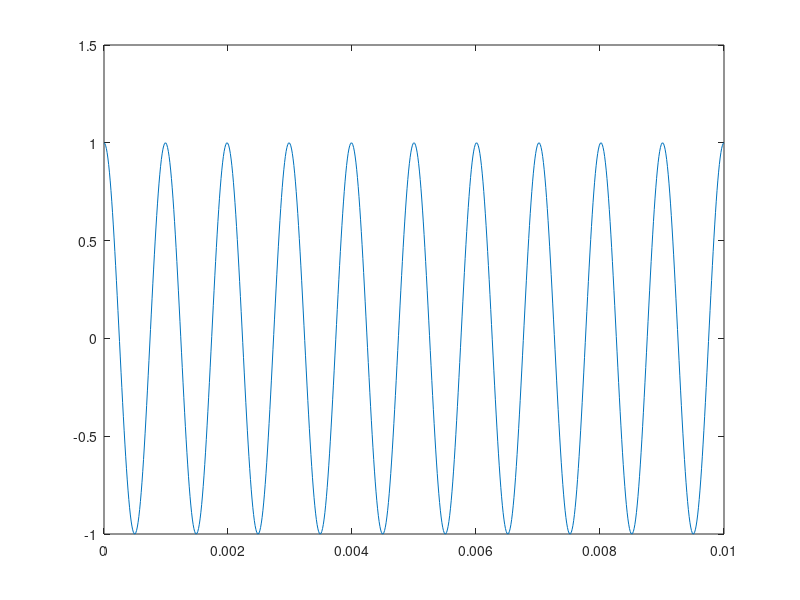
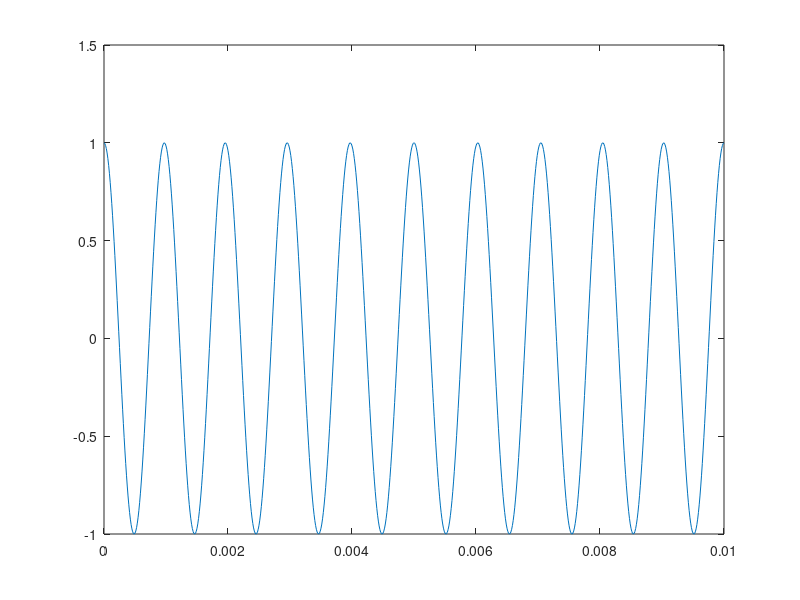
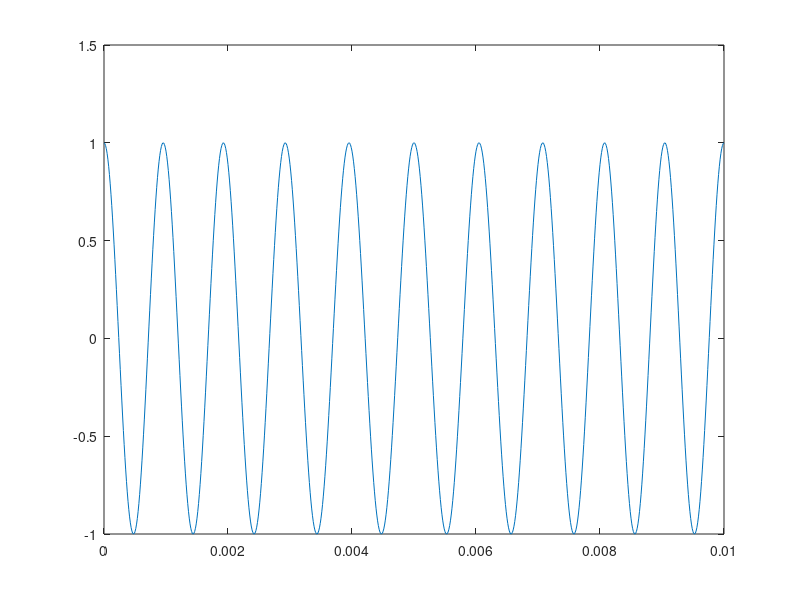
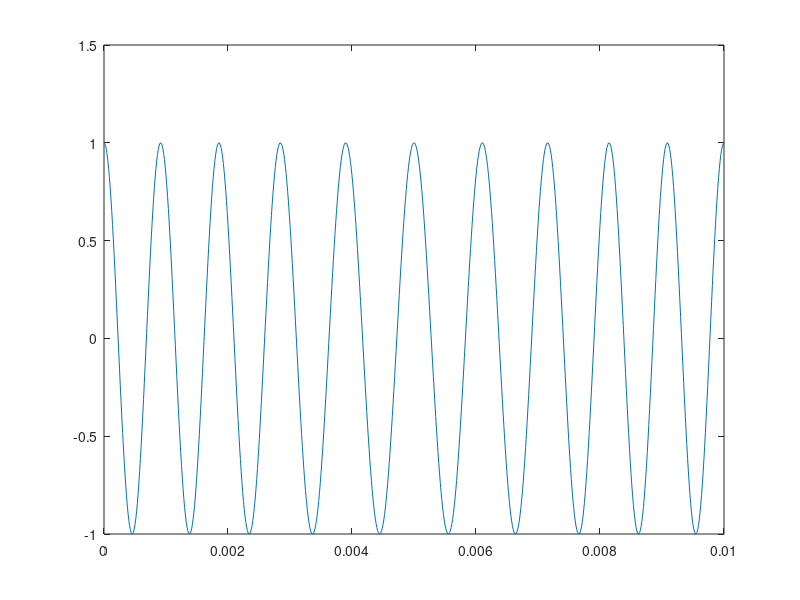

Write MATLAB code to recreate these figures, in order.
%% SDR Lab 2
%% PART 2.2

% Signal Characteristics
fc=1e3;
fm=100;
fs=80e3;
B=[0.1, 0.3, 0.5, 1, 2, 5, 10, 30];

%% Modulated Signal

t=[0:1/fs:.01];
for b=1:8
    s=0;
    S=0;
    f=[-5e3:5e3];
    for n=-100:100
        s=s+(besselj(n,B(b))*cos((2*pi*(fc+n*fm).*t))); % Time Domain Singal-Tone FM Signal 
    end
    figure(b)
    plot(t,s)
    
    % Frequency Analysis
    figure(b+8)
    for n=-100:100
        impulse1= f== fc + n*fm;
        impulse2= f== -fc-n*fm;
        S=S+(besselj(n,B(b))*(impulse1+impulse2)); % Frequency Domain Singal-Tone FM Signal 
    end
    f=f+fc;
    plot(f,abs(.5*S))
end

%% Estimate of Transmission BW
Transmission_BW = 2*fc*(1+(1/B(4))); % ~176 kHz => Actual is 180 kHz